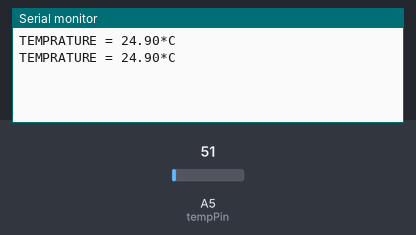
The sketch below on a simulated Arduino Uno, built with avr-gcc and run on an emulated ATmega328P. Parts: the last lines printed to the serial monitor. The test bench sets the inputs (shaded band); at power-on: A5 (tempPin) = 51.

Above: at 1.8 s.
1.9 s: A5 (tempPin) set to 71
At 2.7 s:
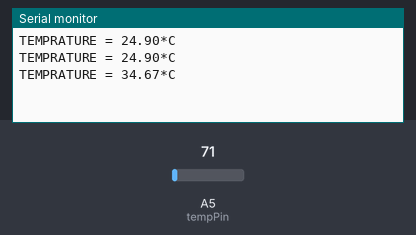
5.5 s: A5 (tempPin) set to 61
At 6.8 s:
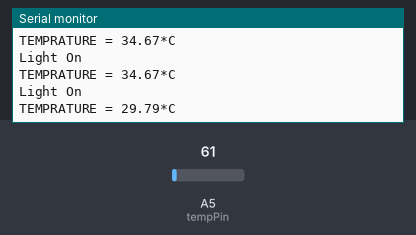
Timing chart, 0 to 8.5 s (numbered marks = the images above; inputs shaded):
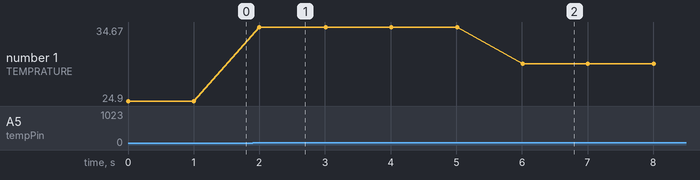

Measured:
- after the input at 1.9 s, the serial monitor: prints a new line after 0.10 s (image 1)
- after the input at 5.5 s, the serial monitor: prints a new line after 0.52 s (image 2)
- plotted number 1: 24.9 → 34.67 after the input at 1.9 s, 34.67 → 29.79 after the input at 5.5 s

The sketch:

LM35.ino
```cpp
int val;
int tempPin = A5;

void setup()
{
  Serial.begin(9600);
  pinMode(tempPin,INPUT);
}
void loop()
{
  val = analogRead(tempPin);
  float mv = ( val/1024.0)*5000;
  float cel = mv/10;

  Serial.print("TEMPRATURE = ");
  Serial.print(cel);
  Serial.print("*C");
  Serial.println();
  delay(1000);

  //uncomment this to get temperature in farenhite
  /*Serial.print("TEMPRATURE = ");
  Serial.print(farh);
  Serial.print("*F");
  Serial.println();*/
  if (cel > 31)
  {
     Serial.println("Light On");
  }
}
```
